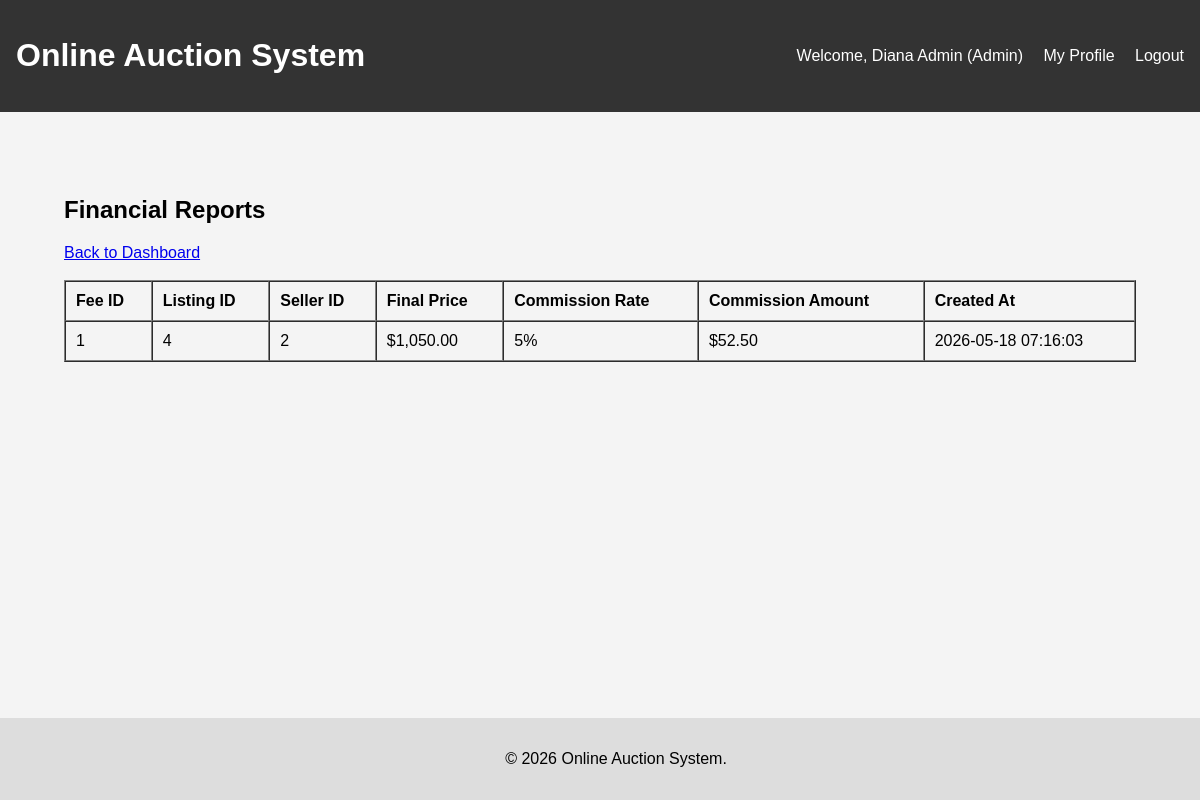
Screenshot of /index.php?page=admin_reports (signed in) with the database file from the repository.
### tables this page shows
CREATE TABLE platform_fees (
    id INT AUTO_INCREMENT PRIMARY KEY,
    listing_id INT NOT NULL,
    seller_id INT NOT NULL,
    final_price DECIMAL(10,2) NOT NULL,
    commission_rate DECIMAL(5,2) NOT NULL,
    commission_amount DECIMAL(10,2) NOT NULL,
    created_at TIMESTAMP DEFAULT CURRENT_TIMESTAMP,
    FOREIGN KEY (listing_id) REFERENCES listings(id) ON DELETE CASCADE,
    FOREIGN KEY (seller_id) REFERENCES users(id) ON DELETE CASCADE
);

### view/admin/reports.php (the view)
<?php require_once 'view/layout/header.php'; ?>
<div class="container">
    <h2>Financial Reports</h2>
    <a href="index.php?page=admin_dashboard">Back to Dashboard</a>
    <br><br>
    <table border="1" cellpadding="10" cellspacing="0" style="width:100%; text-align:left;">
        <thead>
            <tr>
                <th>Fee ID</th>
                <th>Listing ID</th>
                <th>Seller ID</th>
                <th>Final Price</th>
                <th>Commission Rate</th>
                <th>Commission Amount</th>
                <th>Created At</th>
            </tr>
        </thead>
        <tbody>
            <?php foreach ($fees as $fee): ?>
                <tr>
                    <td><?= htmlspecialchars($fee['id']) ?></td>
                    <td><?= htmlspecialchars($fee['listing_id']) ?></td>
                    <td><?= htmlspecialchars($fee['seller_id']) ?></td>
                    <td>$<?= number_format($fee['final_price'], 2) ?></td>
                    <td><?= ($fee['commission_rate'] * 100) ?>%</td>
                    <td>$<?= number_format($fee['commission_amount'], 2) ?></td>
                    <td><?= htmlspecialchars($fee['created_at']) ?></td>
                </tr>
            <?php endforeach; ?>
        </tbody>
    </table>
</div>
<?php require_once 'view/layout/footer.php'; ?>

### assets/css/style.css (style rules this page uses)
body { font-family: Arial, sans-serif; margin: 0; padding: 0; background-color: #f4f4f4; }
.container { padding: 2rem; max-width: 1200px; margin: auto; }

### rows the page displays
platform_fees: id "1", listing "4", seller "2", final_price "1,050.00", $fee['commission_rate']*100 "5", commission_amount "52.50", created_at "2026-05-18 07:16:03"

### other values shown
$_SESSION['name'] "Diana Admin"
$_SESSION['role'] "Admin"
